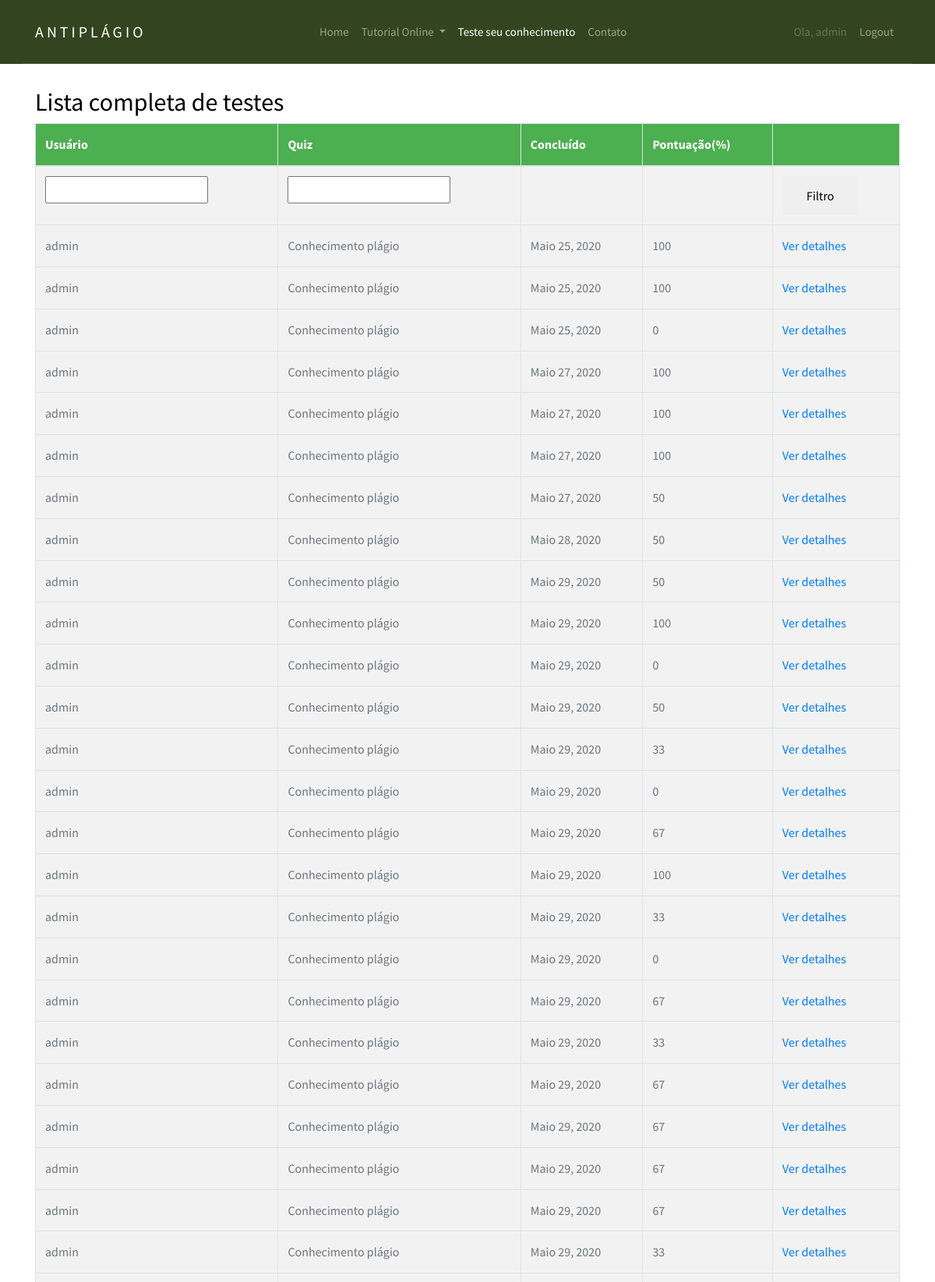
The page /quiz/marking/ (signed in, upper part) on the database its author committed.
### django_quiz/quiz/models.py (models this page shows, shortened)
class Sitting(models.Model):
    user = models.ForeignKey(settings.AUTH_USER_MODEL, verbose_name=_("Usuário"), on_delete=models.PROTECT)
    quiz = models.ForeignKey(Quiz, verbose_name=_("Quiz"), on_delete=models.PROTECT)
    question_order = models.CharField(
        max_length=1024,
        verbose_name=_("Ordem das questões"),
        validators=[validate_comma_separated_integer_list])
    question_list = models.CharField(
        max_length=1024,
        verbose_name=_("Lista das questões"),
        validators=[validate_comma_separated_integer_list])
    incorrect_questions = models.CharField(
        max_length=1024,
        blank=True,
        verbose_name=_("Questões incorretas"),
        validators=[validate_comma_separated_integer_list])
    current_score = models.IntegerField(verbose_name=_("Pontuação atual"))
    complete = models.BooleanField(default=False, blank=False,
                                   verbose_name=_("Completa"))
    user_answers = models.TextField(blank=True, default='{}',
                                    verbose_name=_("Resposta do usuário"))
    start = models.DateTimeField(auto_now_add=True,
                                 verbose_name=_("Iniciar"))
    end = models.DateTimeField(null=True, blank=True, verbose_name=_("Fim"))
    objects = SittingManager()
    class Meta:
        permissions = (("view_sittings", _("Visualizar testes concluídos.")),)
    def _question_ids(self):
        return [int(n) for n in self.question_order.split(',') if n]
    @property
    def get_percent_correct(self):
        dividend = float(self.current_score)
        divisor = len(self._question_ids())
        if divisor < 1:
            return 0            # prevent divide by zero error
        if dividend > divisor:
            return 100
        correct = int(round((dividend / divisor) * 100))
        if correct >= 1:
            return correct
        else:
            return 0

@python_2_unicode_compatible
class Quiz(models.Model):
    title = models.CharField(
        verbose_name=_("Título"),
        max_length=60, blank=False)
    description = models.TextField(
        verbose_name=_("Descrição"),
        blank=True, help_text=_("Descrição do questionário"))
    url = models.SlugField(
        max_length=60, blank=False,
        help_text=_("Uma URL amigável"),
        verbose_name=_("Uma URL amigável"))
    category = models.ForeignKey(
        Category, null=True, blank=True,
        verbose_name=_("Categoria"), on_delete=models.PROTECT)
    random_order = models.BooleanField(
        blank=False, default=False,
        verbose_name=_("Ordem aleatória"),
        help_text=_("Exibe as peguntas em"
                    "uma ordem aleatória ou como eles "
                    "estão setados?"))
    max_questions = models.PositiveIntegerField(
        blank=True, null=True, verbose_name=_("Questões Max"),
        help_text=_("Número de perguntas a serem respondidas em cada tentativa."))
    answers_at_end = models.BooleanField(
        blank=False, default=False,
        help_text=_("A resposta correta NÃO é mostrada após a pergunta ."
                    " Respostas exibidas no final."),
        verbose_name=_("Respostas no final"))
    exam_paper = models.BooleanField(
        blank=False, default=False,
        help_text=_("Se sim o resultado de cada"
                    " tentativa do usuário será"
                    " armazenado. Necessário marcação"),
        verbose_name=_("Resultado teste"))
    single_attempt = models.BooleanField(
        blank=False, default=False,
        help_text=_("Se sim, apenas uma tentativa por"
                    " usuário será permitida"
                    " Não usuários não poderam fazer este teste."),
        verbose_name=_("Tentativa única"))
    pass_mark = models.SmallIntegerField(
        blank=True, default=0,
        verbose_name=_("Marca de aprovação"),
        help_text=_("Porcentagem necessária para passar no teste."),
        validators=[MaxValueValidator(100)])
    success_text = models.TextField(
        blank=True, help_text=_("Exibido se o usuário for aprovado."),
        verbose_name=_("Texto de sucesso"))
    fail_text = models.TextField(
        verbose_name=_("Texto de falha"),
        blank=True, help_text=_("Exibido se o usuário falhar"))
    draft = models.BooleanField(
        blank=True, default=False,
        verbose_name=_("Draft"),
        help_text=_("Se sim o questionário não é exibido"
                    " na lista de perguntas e só pode ser"
                    " visualizada por usuários que podem editar"
                    " os testes."))
    class Meta:
        verbose_name = _("Quiz")
        verbose_name_plural = _("Quizzes")
    def __str__(self):
        return self.title

### django_quiz/quiz/views.py (the view)
class QuizMarkingList(QuizMarkerMixin, SittingFilterTitleMixin, ListView):
    model = Sitting
    def get_queryset(self):
        queryset = super(QuizMarkingList, self).get_queryset()\
                                               .filter(complete=True)
        user_filter = self.request.GET.get('user_filter')
        if user_filter:
            queryset = queryset.filter(user__username__icontains=user_filter)
        return queryset

### django_quiz/quiz/views.py (called while the page is built)
    @method_decorator(login_required)
    @method_decorator(permission_required('quiz.view_sittings'))
    def dispatch(self, *args, **kwargs):
        return super(QuizMarkerMixin, self).dispatch(*args, **kwargs)

    def get_queryset(self):
        queryset = super(SittingFilterTitleMixin, self).get_queryset()
        quiz_filter = self.request.GET.get('quiz_filter')
        if quiz_filter:
            queryset = queryset.filter(quiz__title__icontains=quiz_filter)
        return queryset

### django_quiz/build/lib/quiz/templates/quiz/sitting_list.html (shortened to what this page needs)
{% extends 'base.html' %}
{% load i18n %}
{% block content %}
<section class="site-section">
    <div class="container">
			<h2>{% trans "Lista completa de testes" %}</h2>
				{% if sitting_list %}
					<table class="table table-bordered table-striped">
					<thead>
						<tr>
						<th>{% trans "Usuário" %}</th>
						<th>{% trans "Quiz" %}</th>
						<th>{% trans "Concluído" %}</th>
						<th>{% trans "Pontuação" %}(%)</th>
						<th></th>
						</tr>
					</thead>
					<tbody>
						<tr>
						<form action="" method="GET">
							<td><input type="text" name="user_filter" /></td>
							<td><input type="text" name="quiz_filter" /></td>
							<td></td>
							<td></td>
							<td><button type="submit" class="btn btn-default">{% trans "Filtro"%}</button></td>
						</form>
						</tr>
					{% for sitting in sitting_list %}
						<tr>
						<td>{{ sitting.user }}</td>
						<td>{{ sitting.quiz }}</td>
						<td>{{ sitting.end|date }}</td>
						<td>{{ sitting.get_percent_correct }}</td>
						<td>
							<a href="{% url 'quiz_marking_detail' pk=sitting.id %}">
							{% trans "Ver detalhes" %}
							</a>
						</tr>
					{% endfor %}
					</tbody>
					</table>
				{% else %}
					<p>{% trans "Não há questionários correspondentes" %}.</p>
				{% endif %}
			</div>
		</section>
{% endblock %}

### django_quiz/build/lib/quiz/templates/base.html (shortened to what this page needs)
{% load i18n %}
{% load static %}
<!DOCTYPE html>
<html xmlns:fb="http://www.facebook.com/2008/fbml" xmlns="http://www.w3.org/1999/xhtml" xml:lang="en" lang="en" dir="ltr">
<head>
<link rel="stylesheet" href="{% static 'css/bootstrap.css' %}">
<link rel="stylesheet" href="{% static 'css/animate.css' %}">
<link rel="stylesheet" href="{% static 'css/owl.carousel.min.css' %}">
<link rel="stylesheet" href="{% static 'css/style.css' %}">
</head>
<body>
<header role="banner">
	<nav class="navbar navbar-expand-md navbar-dark bg-light">
	  <div class="container">
		<a class="navbar-brand absolute" href="{% url 'siteTutorial_home' %}">AntiPlágio</a>
		<div class="collapse navbar-collapse navbar-light" id="navbarsExample05">
		  <ul class="navbar-nav mx-auto">
			<li class="nav-item">
			  <a class="nav-link" href="{% url 'siteTutorial_home' %}">Home</a>
			</li>
			<li class="nav-item dropdown">
				<a class="nav-link dropdown-toggle" href="{% url 'siteTutorial_topicos' %}" id="dropdown04" data-toggle="dropdown-item" aria-haspopup="true" aria-expanded="false">Tutorial Online </a>
			</li>
			<li class="nav-item">
			  <a class="nav-link active" href="{% url 'quiz_index' %}">Teste seu conhecimento</a>
			</li>
			<li class="nav-item">
			  <a class="nav-link" href="{% url 'siteTutorial_contato' %}">Contato</a>
			</li>
		  </ul>
		  <ul class="navbar-nav absolute-right">
			{% if user.is_authenticated %}
			<li class="nav-item">
				<a class="nav-link disabled" href="">Ola, {{ user }}</a>
            </li>
            <li class="nav-item">
                    <a class="nav-link" href="{% url 'logout' %}">Logout</a>
            </li>
			{% else %}
			<li class="nav-item">
					<a class="nav-link" href="{% url 'login' %}">Login</a>
			</li>
			{% endif %}
		  </ul>
		</div>
	  </div>
	</nav>
</header>
    {% block content %}
    {% endblock %}
</body>
</html>

### static/css/style.css (style rules this page uses)
body { background: #fff; font-family: "Source Sans Pro", arial, sans-serif; font-weight: 400; font-size: 16px; line-height: 1.8; color: #6c757d; position: relative; padding-bottom: 152px; min-height: 100vh; }
a { -webkit-transition: .3s all ease; -o-transition: .3s all ease; transition: .3s all ease; text-decoration: none; }
h1, h2, h3, h4, h5 { color: #000; font-family: "Source Sans Pro", arial, sans-serif; }
header { position: fixed; top: 0; left: 0; width: 100%; z-index: 5; }
header .navbar-brand { text-transform: uppercase; letter-spacing: .2em; font-weight: 400; color: #fff !important; }
header .navbar-collapse { position: relative; }
header .navbar { padding-top: 0; padding-bottom: 0; background: #334520 !important; }
header .navbar .container { border-bottom: 1px solid rgba(255, 255, 255, 0.1); }
header .navbar .navbar-nav.absolute-right { position: relative; right: 0; }
header .navbar .nav-link { padding: 1.7rem 1rem; font-size: 15px; outline: none !important; }
header .navbar .nav-link.active { color: #fff !important; }
.site-section { padding: 7em 0; }
.btn, .form-control { outline: none; -webkit-box-shadow: none !important; box-shadow: none !important; border-radius: 0; }
.btn { -webkit-transition: .3s all ease; -o-transition: .3s all ease; transition: .3s all ease; padding: 12px 30px; }
table { border-collapse: collapse; width: 100%; border: 1px solid #ddd; }
th, td { text-align: left; padding: 8px; }
tr:nth-child(even) { background-color: #f2f2f2 }
th { background-color: #4CAF50; color: white; }

### rows shown on the page
Sitting: user "admin", quiz "Conhecimento plágio", end "Maio 25, 2020", get_percent_correct "100"
Sitting: user "admin", quiz "Conhecimento plágio", end "Maio 25, 2020", get_percent_correct "100"
Sitting: user "admin", quiz "Conhecimento plágio", end "Maio 25, 2020", get_percent_correct "0"
Sitting: user "admin", quiz "Conhecimento plágio", end "Maio 27, 2020", get_percent_correct "100"
Sitting: user "admin", quiz "Conhecimento plágio", end "Maio 27, 2020", get_percent_correct "100"
Sitting: user "admin", quiz "Conhecimento plágio", end "Maio 27, 2020", get_percent_correct "100"
Sitting: user "admin", quiz "Conhecimento plágio", end "Maio 27, 2020", get_percent_correct "50"
Sitting: user "admin", quiz "Conhecimento plágio", end "Maio 28, 2020", get_percent_correct "50"
Sitting: user "admin", quiz "Conhecimento plágio", end "Maio 29, 2020", get_percent_correct "50"
Sitting: user "admin", quiz "Conhecimento plágio", end "Maio 29, 2020", get_percent_correct "100"
Sitting: user "admin", quiz "Conhecimento plágio", end "Maio 29, 2020", get_percent_correct "0"
Sitting: user "admin", quiz "Conhecimento plágio", end "Maio 29, 2020", get_percent_correct "50"
Sitting: user "admin", quiz "Conhecimento plágio", end "Maio 29, 2020", get_percent_correct "33"
Sitting: user "admin", quiz "Conhecimento plágio", end "Maio 29, 2020", get_percent_correct "0"
Sitting: user "admin", quiz "Conhecimento plágio", end "Maio 29, 2020", get_percent_correct "67"
Sitting: user "admin", quiz "Conhecimento plágio", end "Maio 29, 2020", get_percent_correct "100"
Sitting: user "admin", quiz "Conhecimento plágio", end "Maio 29, 2020", get_percent_correct "33"
Sitting: user "admin", quiz "Conhecimento plágio", end "Maio 29, 2020", get_percent_correct "0"
Sitting: user "admin", quiz "Conhecimento plágio", end "Maio 29, 2020", get_percent_correct "67"
Sitting: user "admin", quiz "Conhecimento plágio", end "Maio 29, 2020", get_percent_correct "33"
Sitting: user "admin", quiz "Conhecimento plágio", end "Maio 29, 2020", get_percent_correct "67"
Sitting: user "admin", quiz "Conhecimento plágio", end "Maio 29, 2020", get_percent_correct "67"
Sitting: user "admin", quiz "Conhecimento plágio", end "Maio 29, 2020", get_percent_correct "67"
Sitting: user "admin", quiz "Conhecimento plágio", end "Maio 29, 2020", get_percent_correct "67"
Sitting: user "admin", quiz "Conhecimento plágio", end "Maio 29, 2020", get_percent_correct "33"

### other values the page prints
{{ user }} "admin"
